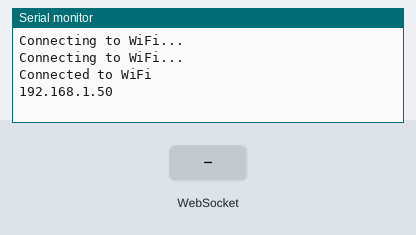
Simulated run of this sketch. Board: ESP8266 (NodeMCU). Parts: the last lines printed to the serial monitor. Inputs (shaded band) come from the test bench. WiFi joins after 1.5 s; servers stay silent unless stated.

Above: at 3.2 s.
3.3 s: WebSocket text "1" received
At 4.5 s:
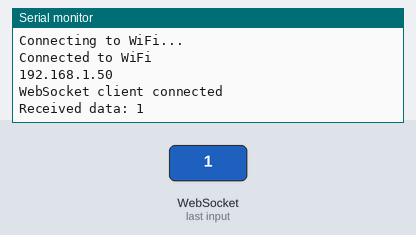
4.8 s: WebSocket text "0" received
At 5.9 s:
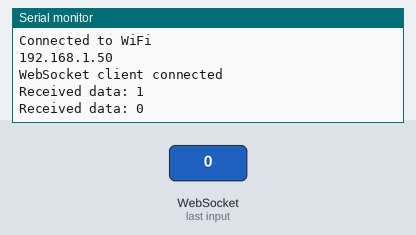
6.3 s: WebSocket text "2" received
At 7.0 s:
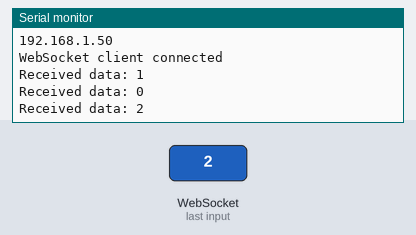

Measured:
- after the input at 3.3 s, the serial monitor: prints a new line at once (image 1)
- after the input at 4.8 s, the serial monitor: prints a new line at once (image 2)
- after the input at 6.3 s, the serial monitor: prints a new line at once (image 3)

The sketch:

webSocket.ino
```cpp
#include <ESP8266WiFi.h>
#include <ESPAsyncWebServer.h>
#include <ArduinoJson.h>


const char* ssid = "Hepnox";
const char* password = "Hepnox-Password";


AsyncWebServer server(80);
AsyncWebSocket ws("/ws");

void onWebSocketEvent(AsyncWebSocket *server, AsyncWebSocketClient *client, AwsEventType type, void *arg, uint8_t *data, size_t len) {
  if (type == WS_EVT_CONNECT) {
    Serial.println("WebSocket client connected");
  } else if (type == WS_EVT_DISCONNECT) {
    Serial.println("WebSocket client disconnected");
  } else if (type == WS_EVT_DATA) {

    Serial.printf("Received data: %s\n", data);

    client->text("Message received");
  }
}

void setup() {

  Serial.begin(115200);

  WiFi.begin(ssid, password);
  while (WiFi.status() != WL_CONNECTED) {
    delay(1000);
    Serial.println("Connecting to WiFi...");
  }
  Serial.println("Connected to WiFi");
  Serial.println(WiFi.localIP());
  ws.onEvent(onWebSocketEvent);
  server.addHandler(&ws);

  // Serve static files from SPIFFS (if you have frontend files to serve)
  // if(!SPIFFS.begin()){
  //   Serial.println("An Error has occurred while mounting SPIFFS");
  //   return;
  // }
  // server.serveStatic("/", SPIFFS, "/");

  server.begin();
}

void loop() {
  ws.cleanupClients();
  int i = 0;
  ws.textAll(String(i++));
}
```
